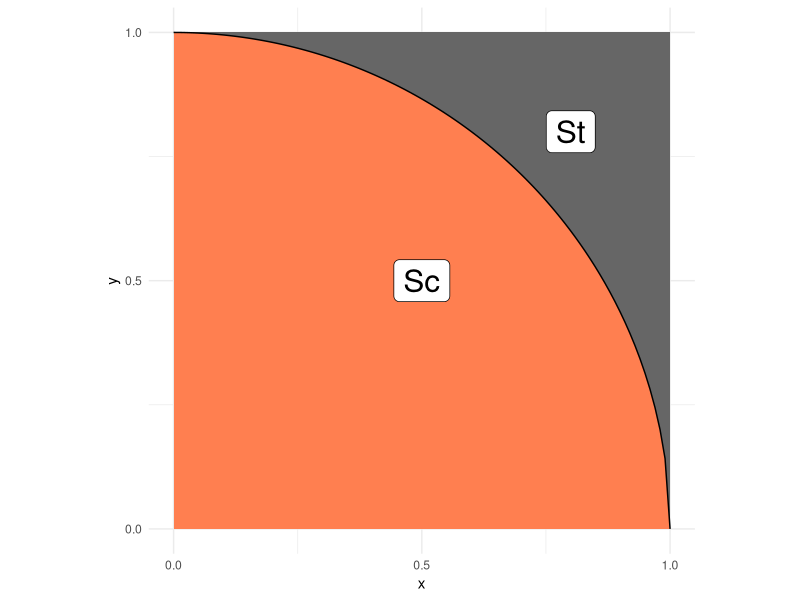
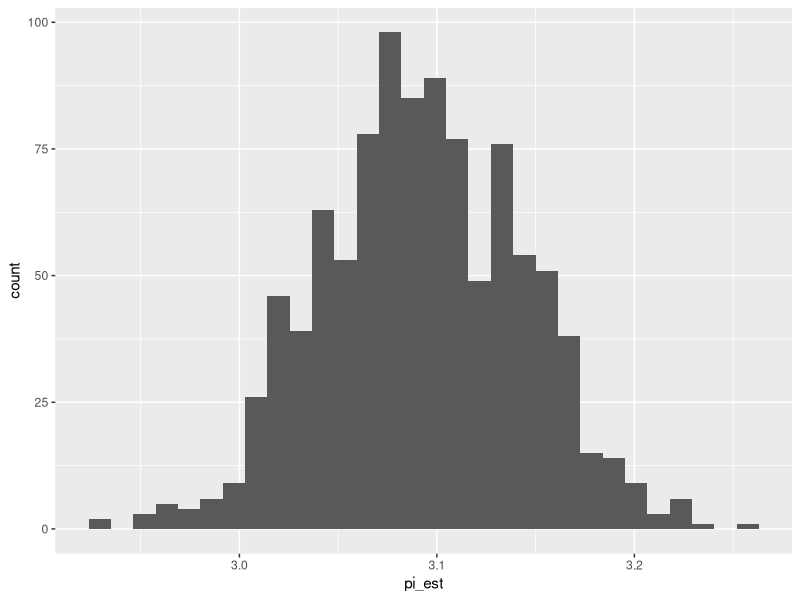

The R source for these figures, in order:
## ---- chunk 1
library(tidyverse)
library(rsample)
## ---- chunk 2
## NOTE: No need to edit; this visual helps explain the pi estimation scheme
tibble(x = seq(0, 1, length.out = 100)) %>%
  mutate(y = sqrt(1 - x^2)) %>%

  ggplot(aes(x, y)) +
  annotate(
    "rect",
    xmin = 0, ymin = 0, xmax = 1, ymax = 1,
    fill = "grey40",
    size = 1
  ) +
  geom_ribbon(aes(ymin = 0, ymax = y), fill = "coral") +
  geom_line() +
  annotate(
    "label",
    x = 0.5, y = 0.5, label = "Sc",
    size = 8
  ) +
  annotate(
    "label",
    x = 0.8, y = 0.8, label = "St",
    size = 8
  ) +
  scale_x_continuous(breaks = c(0, 1/2, 1)) +
  scale_y_continuous(breaks = c(0, 1/2, 1)) +
  theme_minimal() +
  coord_fixed()
## ---- chunk 3
## TASK: Choose a sample size and generate samples
n <- 1000 # Choose a sample size
df_q1 <- tibble(
  x = runif(n, min = 0, max = 1),
  y = runif(n, min = 0, max = 1)
) # Generate the data
## ---- chunk 4
## NOTE: Do not edit this code
# Correct sample size
assertthat::assert_that(
  dim(df_q1) %>% 
    .[[1]] == n,
  msg = "The sample size should be `n`"
)
# Correct column names
assertthat::assert_that(
  setequal(names(df_q1), c("x", "y")),
  msg = "df_q1 must include the columns `x` and `y`"
)
print("Good")
## ---- chunk 5
## TASK: Finish implementing this function
stat <- function(x, y) {
  # TODO: Finish implementing this function
  if_else(x^2 + y^2 <= 1, 4, 0)
}
## ---- chunk 6
## TASK: Finish writing these assert statements

# Check the value for points *inside* the circle
assertthat::assert_that(
  tibble(x = 0.5, y = 0.5) %>% # Pick a point *inside* the circle
    mutate(stat = stat(x, y)) %>% 
    pull(stat) %>% 
    .[[1]] ==
  4, # Write the correct value of stat() here
  msg = "Incorrect value when a point is inside the circle"
)

# Check the value for points *outside* the circle
assertthat::assert_that(
  tibble(x = 0.9, y = 0.9) %>% # Pick a point *outside* the circle
    mutate(stat = stat(x, y)) %>% 
    pull(stat) %>% 
    .[[1]] ==
  0, # Write the correct value of stat() here
  msg = "Incorrect value when a point is outside the circle"
)
print("Your assertions passed, but make sure they're checking the right thing!")
## ---- chunk 7
## TASK: Estimate pi using your data from q1
df_q3 <- 
  df_q1 %>% mutate(in_A = stat(x, y)) %>%
    summarize(count_total = n(), count_A = sum(in_A), pi_est = mean(in_A))
  # TODO: Estimate pi as the column `pi_est`
df_q3
## ---- chunk 8
## NOTE: Do not edit this code
# Correct sample size
assertthat::assert_that(
  dim(df_q3) %>% 
    .[[1]] == 1,
  msg = "This result should have just one row"
)
# # Correct column names
# assertthat::assert_that(
#   setequal(names(df_q3), c("pi_est")),
#   msg = "df_q3 must include the column `pi_est`"
# )
print("Good")
# I don't know what's wrong here... I do have the column pi_est...
## ---- chunk 9
## TASK: Finish the code below
df_q4 <- 
  df_q1 %>% 
  bootstraps(., times = 1000) %>% 
  mutate(
    pi_est = map_dbl(
      splits,
      function(split_df) {
        analysis(split_df) %>% 
          # Estimate pi (pi_est) using the resampled data;
          # this should be *identical* to the
          # code you wrote for q3
          mutate(in_A = stat(x, y)) %>%
            summarize(pi_est = mean(in_A)) %>%
          pull(pi_est)
      }
    )
  )

## NOTE: Do not edit; use this to visualize your results
df_q4 %>% 
  ggplot(aes(pi_est)) +
  geom_histogram()
## ---- chunk 10
## TASK: Compute a bootstrap confidence interval at the 95% level (alpha = 0.05)
df_q5 <- 
  df_q4 %>% 
  summarize(
    # TODO: Compute pi_lo and pi_up
    pi_lo = quantile(pi_est, probs = 0.025),
    pi_up = quantile(pi, probs = 0.975)
  )

df_q5
## ---- chunk 11
df_q1 %>% mutate(indicator = as.numeric(x^2 + y^2 <= 1)) %>%
  summarise(
    pi_est = 4 * mean(indicator),
    se = sqrt(16 * mean(indicator) * (1 - mean(indicator)) / n)
  ) %>%
  mutate(
    lower = pi_est - 1.96 * se,
    upper = pi_est + 1.96 * se
  )
